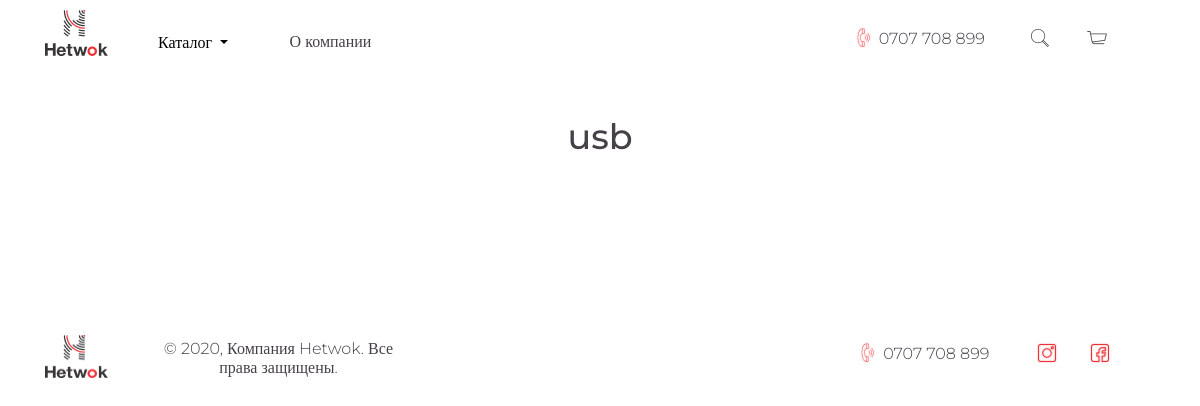
The app's page /routers/18, older data.
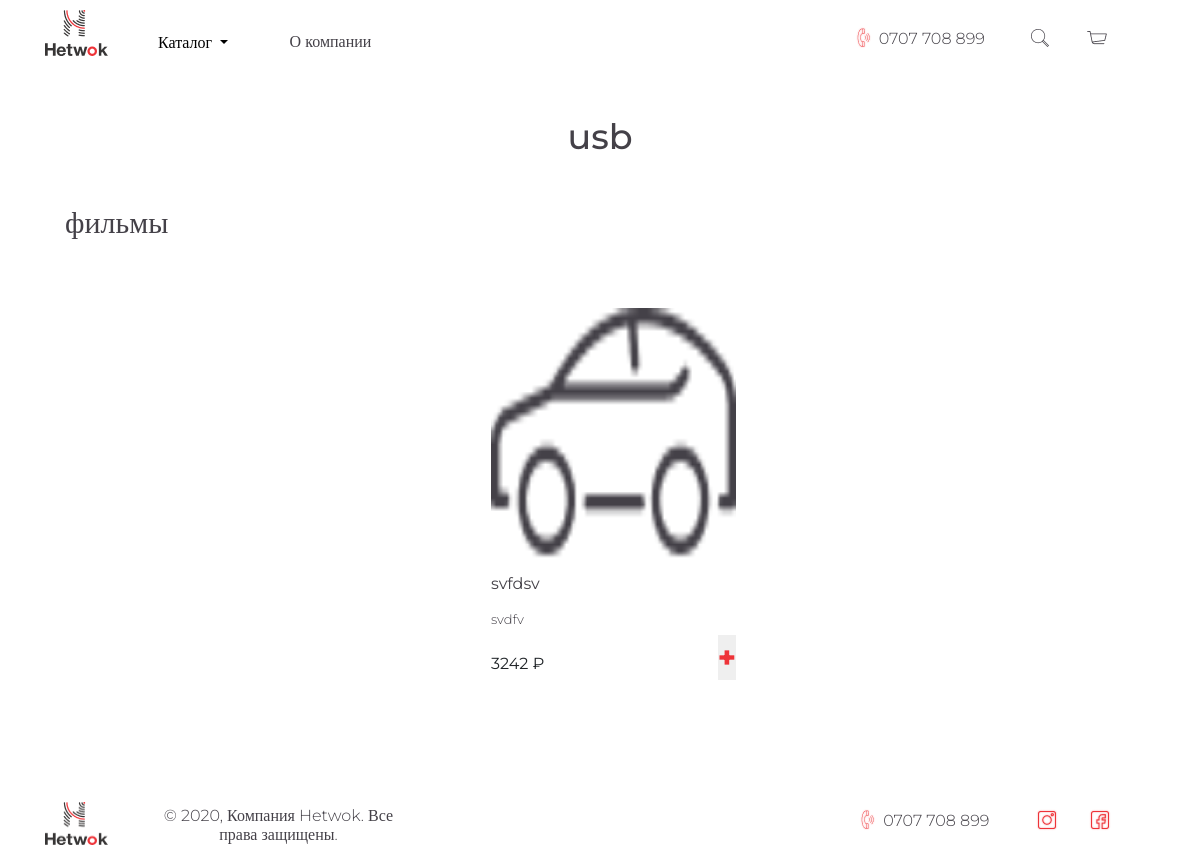
The same page, newer data.
### shop_router/models.py (models this page shows, shortened)
class Category(models.Model):
    category = models.CharField(verbose_name='катигория', max_length=255)
    catalog = models.ForeignKey(Catalog, on_delete=models.CASCADE, blank=True, null=True)

class Product(models.Model):
    brand = models.ForeignKey(Brand, on_delete=models.CASCADE, null=True)
    title = models.CharField(verbose_name='Названия', max_length=255)
    description = models.TextField(verbose_name='Описания', )
    category = models.ManyToManyField(Category, verbose_name='катигория')
    price = models.IntegerField(default=0)
    color = models.CharField(max_length=255, null=True)
    size = models.CharField(max_length=255, null=True)
    interface = models.CharField(max_length=255, null=True)
    safety = models.CharField(max_length=255, null=True)
    date = models.DateTimeField(verbose_name='Дата', default=datetime.now)
    hit = models.BooleanField(default=False)
    sale = models.IntegerField('Скидка в процентах', blank=True, default=0)

class Album(models.Model):
    name = 'album'
    photo = models.ImageField(verbose_name='фото', upload_to='album/')
    to_product = models.ForeignKey(Product, on_delete=models.CASCADE)

### shop_router/views.py (the view)
# urls.py: path('routers/<int:id_object>', views.routers, name='routers'),
def routers(request, id_object):
    catalog = allCatalog()
    catalog_set = Catalog.objects.get(id=id_object)
    cookie = request.COOKIES.get('Order')
    in_basket = []
    if cookie:
        des = cookie.replace("'", '"')
        order_id = json.loads(des)
        for items in order_id['data']:
            in_basket.append(items['id'])
    return render(request, 'shop_router/routers.html',
                  {'catalogs': catalog, 'catalog_set': catalog_set, 'in_basket': in_basket})

### shop_router/views.py (called while the page is built)
def allCatalog():
    catalog = Catalog.objects.all()
    return catalog

### templates/shop_router/routers.html (shortened to what this page needs)
{%extends 'base.html'%}
{%block body%}
<section class="routers">
    <div class="container">
        <h3 class="routers__title">
            {{catalog_set.title}}
        </h3>
        {% for category in catalog_set.category_set.all%}
        <div class="router__block">
            <p class="router__title-block">
                {%if category.product_set.all.count > 0%}
                {{category.category}}
                {%endif%}
            </p>
            <div class="slideBar slideBar__router">
                {%for product in category.product_set.all%}
                <div class="best__product">
                    <img src="{{product.album_set.all.0.photo.url}}" alt="" class="bestseller__img">
                    <p class="bestseller__title">{{product.title}}</p>
                    <p class="bestseller__text">{{product.description}}</p>
                    <div class="bestseller__cost">
                        <p class="bestseller__price">{{product.price}} ₽</p>
                        {%if product.id in in_basket%}
                        <button class="plus">&#10003</button>
                        {%else%}
                        <a class="addToCard" href="{% url 'addProductToBascet' product.id%}">
                            <button class="plus">+</button>
                        </a>
                        {%endif%}
                    </div>
                </div>
                {%endfor%}
            </div>
        </div>
        {%endfor%}
    </div>
</section>
{%endblock%}

Row changes from the older to the newer data that the page shows:
added Category: category "фильмы"
added Product: album_set.all.0.photo (picture), title "svfdsv", description "svdfv", price "3242"
